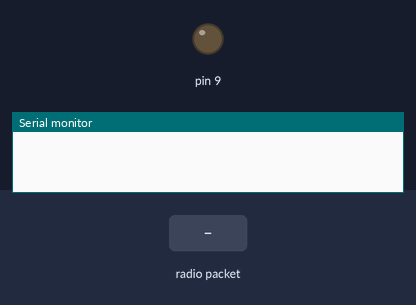
This sketch was run on a simulated Arduino Uno, built with avr-gcc and run on an emulated ATmega328P. Shown: output pins drawn as LEDs (lit = HIGH), the last lines printed to the serial monitor. Inputs (shaded band) come from the test bench. No radio packets arrive unless stated.

Above: at 1.2 s.
1.3 s: radio packet "ON" arrives
At 1.6 s:
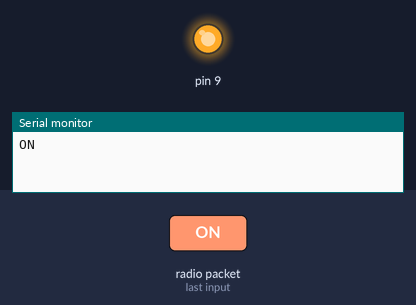
2.8 s: radio packet "OFF" arrives
At 3.9 s:
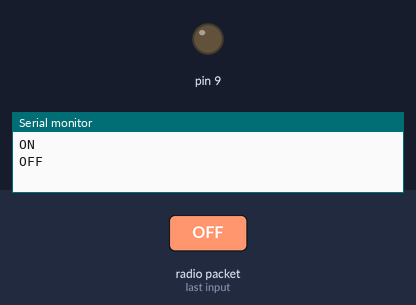
Timing chart, 0 to 5.8 s (numbered marks = the images above; inputs shaded):
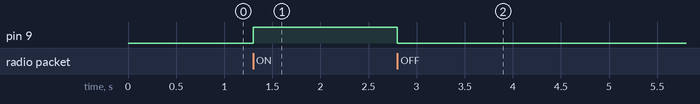

The sketch:

Receiver.ino
```cpp
#include <SPI.h>
#include <nRF24L01.h>
#include <RF24.h>

RF24 radio(7, 8);

const byte rxAddr[6] = "00001";

void setup()
{
  while (!Serial);
  Serial.begin(9600);

  pinMode(9, OUTPUT);

  radio.begin();
  radio.setAutoAck(false);
  radio.setDataRate(RF24_250KBPS);
  radio.setPALevel(RF24_PA_MIN);
  radio.setCRCLength(RF24_CRC_DISABLED);
  radio.setChannel(114);
  radio.openReadingPipe(0, rxAddr);


  radio.startListening();
}

void loop()
{
  if (radio.available())
  {
    char text[32] = {0};
    radio.read(&text, sizeof(text));

    String packetString = String(text);
    Serial.println(packetString);
    if(packetString.equals("ON"))
    {
      digitalWrite(9, HIGH);
    }
    else if(packetString.equals("OFF"))
    {
      digitalWrite(9, LOW);
    }
  }
}
```

Measured:
- after the input at 1.3 s, pin 9: LOW → HIGH at once
- after the input at 2.8 s, pin 9: HIGH → LOW at once
